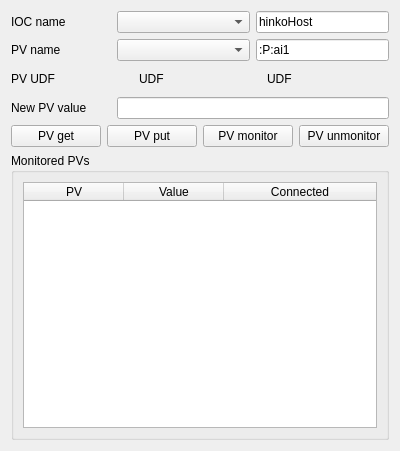
<?xml version="1.0" encoding="UTF-8"?>
<ui version="4.0">
 <class>PVSingle</class>
 <widget class="QWidget" name="PVSingle">
  <property name="geometry">
   <rect>
    <x>0</x>
    <y>0</y>
    <width>400</width>
    <height>451</height>
   </rect>
  </property>
  <property name="windowTitle">
   <string>PVSingle</string>
  </property>
  <layout class="QVBoxLayout" name="verticalLayout">
   <item>
    <layout class="QHBoxLayout" name="horizontalLayout">
     <item>
      <widget class="QLabel" name="label_3">
       <property name="sizePolicy">
        <sizepolicy hsizetype="Minimum" vsizetype="Minimum">
         <horstretch>0</horstretch>
         <verstretch>0</verstretch>
        </sizepolicy>
       </property>
       <property name="maximumSize">
        <size>
         <width>100</width>
         <height>16777215</height>
        </size>
       </property>
       <property name="text">
        <string>IOC name</string>
       </property>
      </widget>
     </item>
     <item>
      <widget class="QComboBox" name="comboBox_iocName"/>
     </item>
     <item>
      <widget class="QLineEdit" name="lineEdit_iocName">
       <property name="sizePolicy">
        <sizepolicy hsizetype="Preferred" vsizetype="Fixed">
         <horstretch>0</horstretch>
         <verstretch>0</verstretch>
        </sizepolicy>
       </property>
       <property name="maximumSize">
        <size>
         <width>16777215</width>
         <height>16777215</height>
        </size>
       </property>
       <property name="text">
        <string>hinkoHost</string>
       </property>
      </widget>
     </item>
    </layout>
   </item>
   <item>
    <layout class="QHBoxLayout" name="horizontalLayout_2">
     <item>
      <widget class="QLabel" name="label">
       <property name="sizePolicy">
        <sizepolicy hsizetype="Minimum" vsizetype="Minimum">
         <horstretch>0</horstretch>
         <verstretch>0</verstretch>
        </sizepolicy>
       </property>
       <property name="maximumSize">
        <size>
         <width>100</width>
         <height>16777215</height>
        </size>
       </property>
       <property name="text">
        <string>PV name</string>
       </property>
      </widget>
     </item>
     <item>
      <widget class="QComboBox" name="comboBox_pvName"/>
     </item>
     <item>
      <widget class="QLineEdit" name="lineEdit_pvName">
       <property name="sizePolicy">
        <sizepolicy hsizetype="Preferred" vsizetype="Fixed">
         <horstretch>0</horstretch>
         <verstretch>0</verstretch>
        </sizepolicy>
       </property>
       <property name="maximumSize">
        <size>
         <width>16777215</width>
         <height>16777215</height>
        </size>
       </property>
       <property name="text">
        <string>:P:ai1</string>
       </property>
      </widget>
     </item>
    </layout>
   </item>
   <item>
    <layout class="QHBoxLayout" name="horizontalLayout_7">
     <item>
      <widget class="QLabel" name="label_pvName">
       <property name="minimumSize">
        <size>
         <width>0</width>
         <height>24</height>
        </size>
       </property>
       <property name="text">
        <string>PV UDF</string>
       </property>
      </widget>
     </item>
     <item>
      <widget class="QLabel" name="label_pvConnected">
       <property name="minimumSize">
        <size>
         <width>0</width>
         <height>24</height>
        </size>
       </property>
       <property name="text">
        <string>UDF</string>
       </property>
      </widget>
     </item>
     <item>
      <widget class="QLabel" name="label_pvValue">
       <property name="minimumSize">
        <size>
         <width>0</width>
         <height>24</height>
        </size>
       </property>
       <property name="text">
        <string>UDF</string>
       </property>
      </widget>
     </item>
    </layout>
   </item>
   <item>
    <layout class="QHBoxLayout" name="horizontalLayout_4">
     <item>
      <widget class="QLabel" name="label_4">
       <property name="sizePolicy">
        <sizepolicy hsizetype="Minimum" vsizetype="Minimum">
         <horstretch>0</horstretch>
         <verstretch>0</verstretch>
        </sizepolicy>
       </property>
       <property name="maximumSize">
        <size>
         <width>100</width>
         <height>16777215</height>
        </size>
       </property>
       <property name="text">
        <string>New PV value</string>
       </property>
      </widget>
     </item>
     <item>
      <widget class="QLineEdit" name="lineEdit_pvValue">
       <property name="sizePolicy">
        <sizepolicy hsizetype="Preferred" vsizetype="Fixed">
         <horstretch>0</horstretch>
         <verstretch>0</verstretch>
        </sizepolicy>
       </property>
       <property name="maximumSize">
        <size>
         <width>16777215</width>
         <height>16777215</height>
        </size>
       </property>
      </widget>
     </item>
    </layout>
   </item>
   <item>
    <layout class="QHBoxLayout" name="horizontalLayout_5">
     <item>
      <widget class="QPushButton" name="pushButton_get">
       <property name="text">
        <string>PV get</string>
       </property>
      </widget>
     </item>
     <item>
      <widget class="QPushButton" name="pushButton_put">
       <property name="text">
        <string>PV put</string>
       </property>
      </widget>
     </item>
     <item>
      <widget class="QPushButton" name="pushButton_monitor">
       <property name="text">
        <string>PV monitor</string>
       </property>
      </widget>
     </item>
     <item>
      <widget class="QPushButton" name="pushButton_unmonitor">
       <property name="text">
        <string>PV unmonitor</string>
       </property>
      </widget>
     </item>
    </layout>
   </item>
   <item>
    <widget class="QGroupBox" name="groupBox">
     <property name="title">
      <string>Monitored PVs</string>
     </property>
     <layout class="QVBoxLayout" name="verticalLayout_2">
      <item>
       <widget class="QTableWidget" name="tableWidget">
        <property name="editTriggers">
         <set>QAbstractItemView::NoEditTriggers</set>
        </property>
        <property name="tabKeyNavigation">
         <bool>false</bool>
        </property>
        <property name="showDropIndicator" stdset="0">
         <bool>false</bool>
        </property>
        <property name="alternatingRowColors">
         <bool>true</bool>
        </property>
        <property name="selectionMode">
         <enum>QAbstractItemView::MultiSelection</enum>
        </property>
        <property name="selectionBehavior">
         <enum>QAbstractItemView::SelectRows</enum>
        </property>
        <attribute name="horizontalHeaderStretchLastSection">
         <bool>true</bool>
        </attribute>
        <attribute name="verticalHeaderStretchLastSection">
         <bool>false</bool>
        </attribute>
        <column>
         <property name="text">
          <string>PV</string>
         </property>
        </column>
        <column>
         <property name="text">
          <string>Value</string>
         </property>
        </column>
        <column>
         <property name="text">
          <string>Connected</string>
         </property>
        </column>
       </widget>
      </item>
     </layout>
    </widget>
   </item>
  </layout>
 </widget>
 <resources/>
 <connections/>
</ui>
